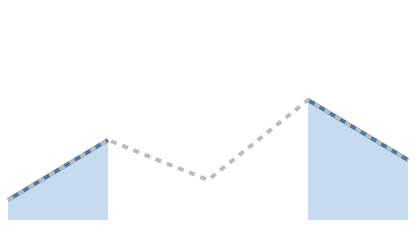

Specify this chart in Vega-Lite:
### Vega specification from a JSON file in a GitHub repository (floating-point values rounded to 4 significant figures)
{"$schema": "https://vega.github.io/schema/vega/v6.json", "description": "A line and an area broken by `defined: false`, which is the one channel that makes a series draw as two subpaths rather than one. The differential model erased the difference — a moveTo and a lineTo both became a bare point — so a regression joining across the gap produced the identical record and passed. Nothing else in the corpus has an interior moveTo.", "width": 200, "height": 120, "padding": 0, "data": [{"name": "t", "values": [{"x": 0, "y": 10, "ok": true}, {"x": 50, "y": 40, "ok": true}, {"x": 100, "y": 20, "ok": false}, {"x": 150, "y": 60, "ok": true}, {"x": 200, "y": 30, "ok": true}]}], "scales": [{"name": "x", "type": "linear", "domain": [0, 200], "range": "width"}, {"name": "y", "type": "linear", "domain": [0, 100], "range": [110, 10]}], "marks": [{"type": "area", "from": {"data": "t"}, "encode": {"update": {"x": {"scale": "x", "field": "x"}, "y": {"scale": "y", "field": "y"}, "y2": {"scale": "y", "value": 0}, "defined": {"field": "ok"}, "fill": {"value": "#c6dbef"}}}}, {"type": "line", "from": {"data": "t"}, "encode": {"update": {"x": {"scale": "x", "field": "x"}, "y": {"scale": "y", "field": "y"}, "defined": {"field": "ok"}, "stroke": {"value": "#4c78a8"}, "strokeWidth": {"value": 2}}}}, {"type": "line", "from": {"data": "t"}, "encode": {"update": {"x": {"scale": "x", "field": "x"}, "y": {"scale": "y", "field": "y"}, "stroke": {"value": "#bbb"}, "strokeDash": {"value": [3, 3]}}}}]}
